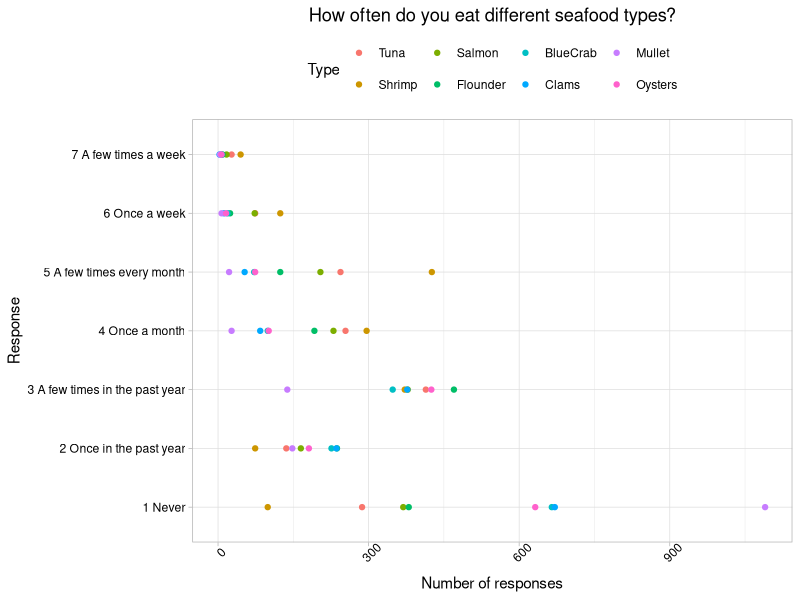
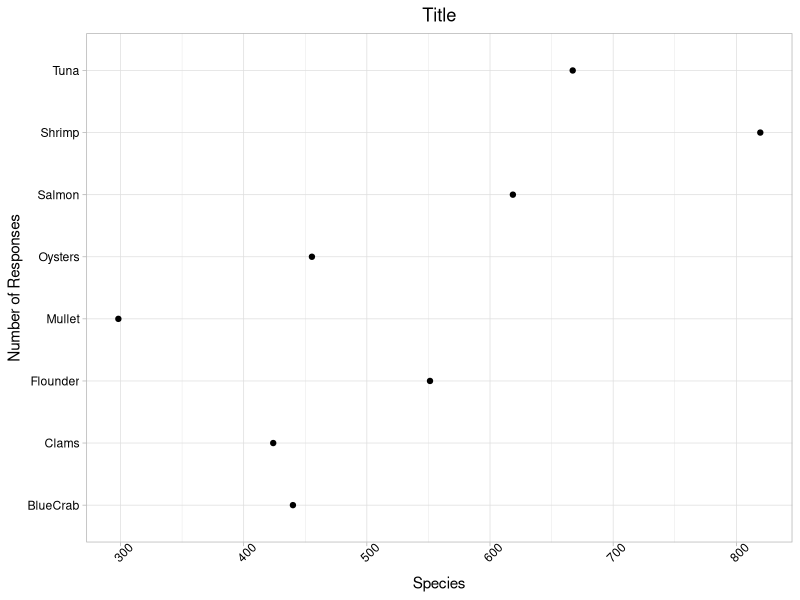
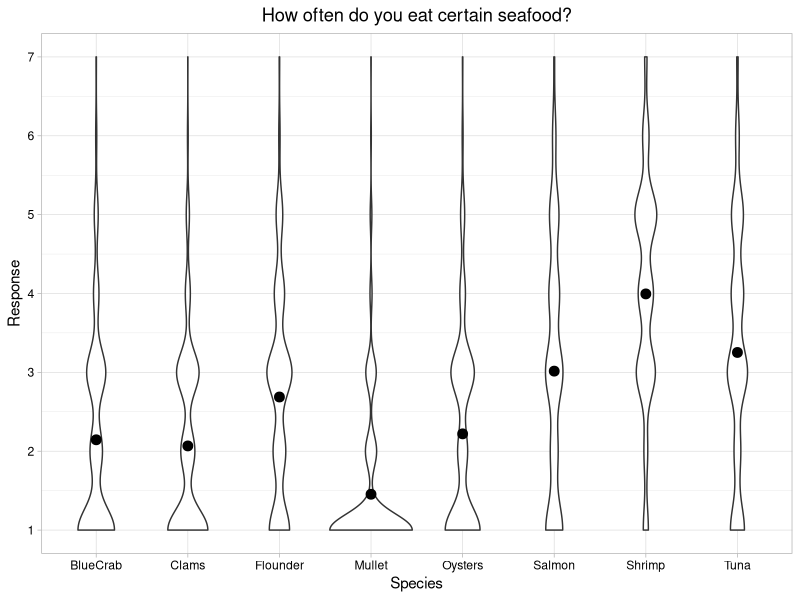
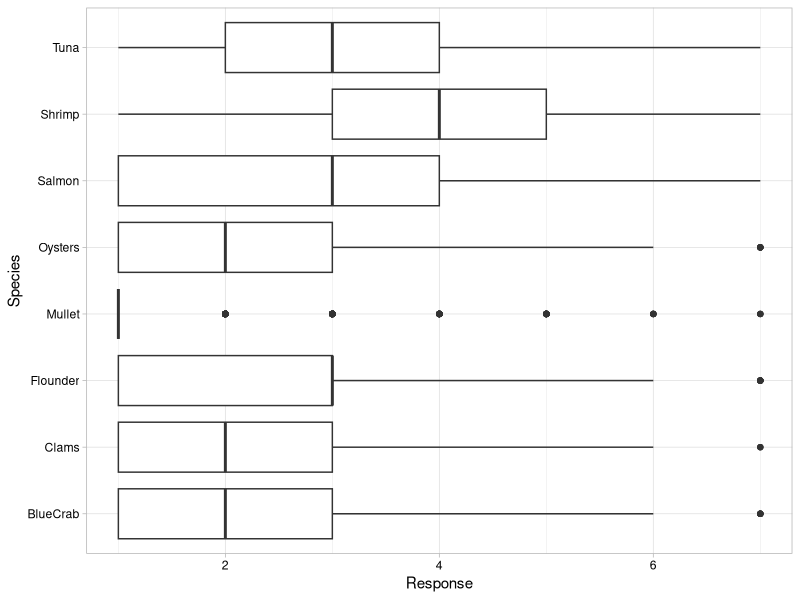
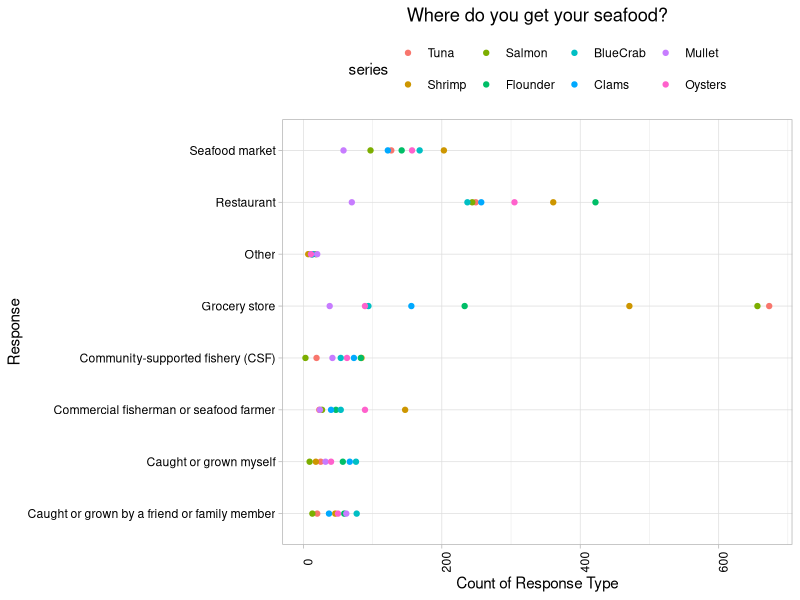
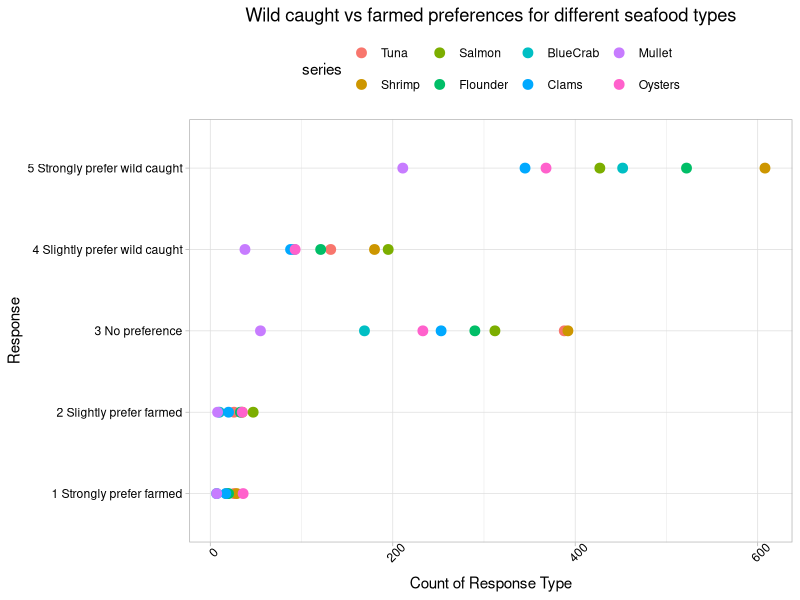
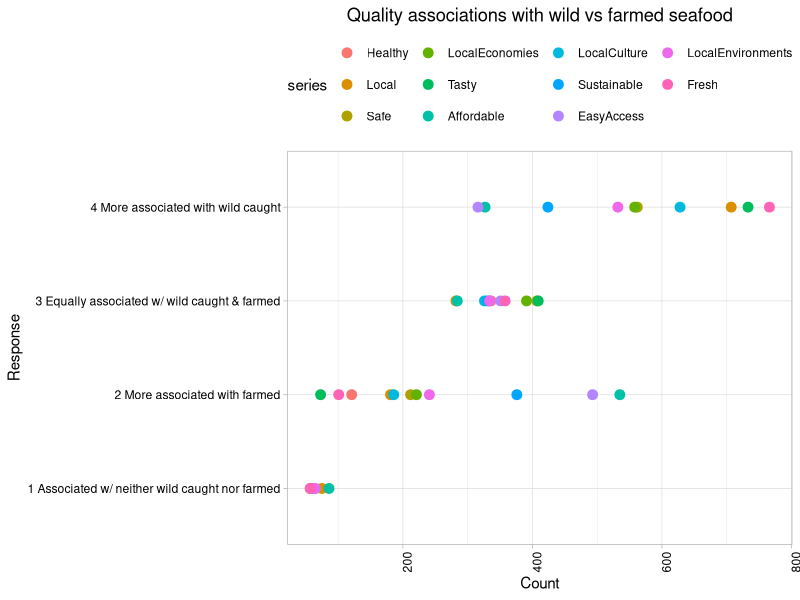
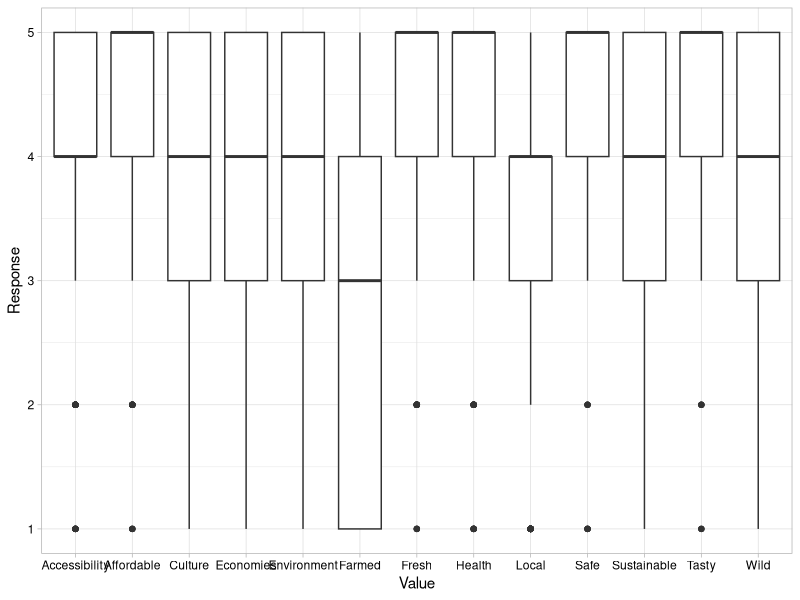

R code for these plots, in order:
## ---- chunk 1
knitr::opts_chunk$set(echo = TRUE)
## ---- chunk 2
getwd()
library(tidyverse)
library(ggplot2)
library(reshape2)

survey.dat <- read.csv("./AquacultureSurveyData.csv")
survey.codes <- read.csv("./AquacultureSurveyCodes.csv")

# Set ggplot theme
mytheme <- theme_light() +
  theme(axis.text = element_text(color = "black"), 
        legend.position = "top")
theme_set(mytheme)
## ---- chunk 3
freq.sp <- select(survey.dat, Frequency_Tuna:Frequency_Oysters)

freq.sp.Tuna <- as.data.frame(table(freq.sp$Frequency_Tuna))
freq.sp.Shrimp <- as.data.frame(table(freq.sp$Frequency_Shrimp))
freq.sp.Salmon <- as.data.frame(table(freq.sp$Frequency_Salmon))
freq.sp.Flounder <- as.data.frame(table(freq.sp$Frequency_Flounder))
freq.sp.BlueCrab <- as.data.frame(table(freq.sp$Frequency_BlueCrab))
freq.sp.Clams <- as.data.frame(table(freq.sp$Frequency_Clams))
freq.sp.Mullet <- as.data.frame(table(freq.sp$Frequency_Mullet))
freq.sp.Oysters <- as.data.frame(table(freq.sp$Frequency_Oysters))

freq.sp.summary <- freq.sp.Tuna %>% 
  left_join(freq.sp.Shrimp, by = "Var1") %>% 
  left_join(freq.sp.Salmon, by = "Var1") %>% 
  left_join(freq.sp.Flounder, by = "Var1") %>% 
  left_join(freq.sp.BlueCrab, by = "Var1") %>% 
  left_join(freq.sp.Clams, by = "Var1") %>% 
  left_join(freq.sp.Mullet, by = "Var1") %>% 
  left_join(freq.sp.Oysters, by = "Var1")
freq.sp.summary <- freq.sp.summary %>% 
  rename(Response = Var1,
         Tuna = Freq.x,
         Shrimp = Freq.y,
         Salmon = Freq.x.x,
         Flounder = Freq.y.y,
         BlueCrab = Freq.x.x.x,
         Clams = Freq.y.y.y,
         Mullet = Freq.x.x.x.x,
         Oysters = Freq.y.y.y.y)

freq.response.meaning <- c("1 Never", 
                           "2 Once in the past year", 
                           "3 A few times in the past year",
                           "4 Once a month",
                           "5 A few times every month",
                           "6 Once a week",
                           "7 A few times a week")

freq.sp.summary$Response_Explanation <- freq.response.meaning

#melt data frame into long format
freq.sp.summary.long <- melt(freq.sp.summary,  id.vars = 'Response_Explanation', variable.name = 'series')
freq.sp.summary.long <- freq.sp.summary.long[-c(1, 2, 3, 4, 5, 6, 7), ]
freq.sp.summary.long$value <- as.numeric(freq.sp.summary.long$value)

#create plot for each column in data frame
ggplot(freq.sp.summary.long, aes(y=Response_Explanation, x=value)) +
  geom_point(aes(colour = series)) + 
  labs(title ="How often do you eat different seafood types?",
       x="Number of responses",
       y="Response",
       color = "Type") + 
  theme(axis.text.x = element_text(angle = 45), 
        plot.title = element_text(hjust=0.5))

## ---- chunk 4
#which species are eaten most frequently
freq.sp.summary$Response <- as.numeric(freq.sp.summary$Response)
freq.sp.summary.which <- freq.sp.summary %>% 
  mutate(Tuna.freq = Tuna * Response,
         Shrimp.freq = Shrimp * Response,
         Salmon.freq = Salmon * Response,
         Flounder.freq = Flounder * Response,
         BlueCrab.freq = BlueCrab * Response,
         Clams.freq = Clams * Response,
         Mullet.freq = Mullet * Response,
         Oysters.freq = Oysters * Response) %>% 
  select(Response, Response_Explanation:Oysters.freq) %>% 
  summarize(Tuna = mean(Tuna.freq),
            Shrimp = mean(Shrimp.freq),
            Salmon = mean(Salmon.freq),
            Flounder = mean(Flounder.freq),
            BlueCrab = mean(BlueCrab.freq),
            Clams = mean(Clams.freq),
            Mullet = mean(Mullet.freq),
            Oysters = mean(Oysters.freq)) %>% 
  pivot_longer(Tuna:Oysters, names_to = "Species", values_to = "ResponseMean")

#plot most frequently eaten sp
ggplot(freq.sp.summary.which) +
  geom_point(aes(y = Species, x = ResponseMean)) + 
  labs(title = "Title", 
       y = "Number of Responses", 
       x = "Species") + 
  theme(axis.text.x = element_text(angle = 45), 
        plot.title = element_text(hjust=0.5))
## ---- chunk 5
freq.sp.pivot <- freq.sp %>% 
  rename(Tuna = Frequency_Tuna,
         Shrimp = Frequency_Shrimp,
         Salmon = Frequency_Salmon,
         Flounder = Frequency_Flounder,
         BlueCrab = Frequency_BlueCrab,
         Clams = Frequency_Clams,
         Mullet = Frequency_Mullet,
         Oysters = Frequency_Oysters) %>% 
  pivot_longer(Tuna:Oysters, names_to = "Species", values_to = "Response") %>% 
  mutate(Response = Response + 1)

freq.sp.mean <- freq.sp %>% 
  mutate(Frequency_Tuna = Frequency_Tuna + 1,
         Frequency_Shrimp = Frequency_Shrimp + 1,
         Frequency_Salmon = Frequency_Salmon + 1,
         Frequency_Flounder = Frequency_Flounder + 1,
         Frequency_BlueCrab = Frequency_BlueCrab + 1,
         Frequency_Clams = Frequency_Clams + 1,
         Frequency_Mullet = Frequency_Mullet + 1,
         Frequency_Oysters = Frequency_Oysters + 1) %>% 
  summarize(Tuna = mean(Frequency_Tuna),
            Shrimp = mean(Frequency_Shrimp),
            Salmon = mean(Frequency_Salmon),
            Flounder = mean(Frequency_Flounder),
            BlueCrab = mean(Frequency_BlueCrab),
            Clams = mean(Frequency_Clams),
            Mullet = mean(Frequency_Mullet),
            Oysters = mean(Frequency_Oysters)) %>% 
  pivot_longer(Tuna:Oysters, names_to = "Species", values_to = "Mean")

# Violin plot
freq.pivot.violin <- ggplot() +
  geom_violin(data = freq.sp.pivot, aes(x = Species, y = Response)) +
  geom_point(data = freq.sp.mean, aes(x = Species, y = Mean), size = 3) +
  labs(title = "How often do you eat certain seafood?") + 
  scale_y_continuous(limits = c(1,7), breaks = c(1:7)) +
  theme(plot.title = element_text(hjust=0.5))
freq.pivot.violin

# Box plot
freq.pivot.box <-
  ggplot(freq.sp.pivot, aes(y = Species, x = Response)) +
  geom_boxplot()
freq.pivot.box
## ---- chunk 6
where.sp <- select(survey.dat, Where_Tuna:Where_Oysters)

where.sp.Tuna <- as.data.frame(table(where.sp$Where_Tuna))
where.sp.Shrimp <- as.data.frame(table(where.sp$Where_Shrimp))
where.sp.Salmon <- as.data.frame(table(where.sp$Where_Salmon))
where.sp.Flounder <- as.data.frame(table(where.sp$Where_Flounder))
where.sp.BlueCrab <- as.data.frame(table(where.sp$Where_BlueCrab))
where.sp.Clams <- as.data.frame(table(where.sp$Where_Clams))
where.sp.Mullet <- as.data.frame(table(where.sp$Where_Mullet))
where.sp.Oysters <- as.data.frame(table(where.sp$Where_Oysters))

where.sp.summary <- where.sp.Tuna %>% 
  left_join(where.sp.Shrimp, by = "Var1") %>% 
  left_join(where.sp.Salmon, by = "Var1") %>% 
  left_join(where.sp.Flounder, by = "Var1") %>% 
  left_join(where.sp.BlueCrab, by = "Var1") %>% 
  left_join(where.sp.Clams, by = "Var1") %>% 
  left_join(where.sp.Mullet, by = "Var1") %>% 
  left_join(where.sp.Oysters, by = "Var1")
where.sp.summary <- where.sp.summary %>% 
  rename(Response = Var1,
         Tuna = Freq.x,
         Shrimp = Freq.y,
         Salmon = Freq.x.x,
         Flounder = Freq.y.y,
         BlueCrab = Freq.x.x.x,
         Clams = Freq.y.y.y,
         Mullet = Freq.x.x.x.x,
         Oysters = Freq.y.y.y.y)

where.response.meaning <- c("Caught or grown myself", 
                           "Caught or grown by a friend or family member", 
                           "Grocery store",
                           "Restaurant",
                           "Seafood market",
                           "Commercial fisherman or seafood farmer",
                           "Community-supported fishery (CSF)",
                           "Other")

where.sp.summary$Response_Explanation <- where.response.meaning

#melt data frame into long format
where.sp.summary.long <- melt(where.sp.summary,  id.vars = 'Response_Explanation', variable.name = 'series')
where.sp.summary.long <- where.sp.summary.long[-c(1, 2, 3, 4, 5, 6, 7, 8), ]
where.sp.summary.long$value <- as.numeric(where.sp.summary.long$value)

#create plot for each column in data frame
ggplot(where.sp.summary.long, aes(y=Response_Explanation, x=value)) +
  geom_point(aes(colour = series)) + 
  labs(title ="Where do you get your seafood?",
       x="Count of Response Type",
       y="Response") + 
  theme(axis.text.x = element_text(angle = 90), 
        plot.title = element_text(hjust=0.5))
## ---- chunk 7
pref.sp <- select(survey.dat, Preference_Tuna:Preference_Oysters)

pref.sp.Tuna <- as.data.frame(table(pref.sp$Preference_Tuna))
pref.sp.Shrimp <- as.data.frame(table(pref.sp$Preference_Shrimp))
pref.sp.Salmon <- as.data.frame(table(pref.sp$Preference_Salmon))
pref.sp.Flounder <- as.data.frame(table(pref.sp$Preference_Flounder))
pref.sp.BlueCrab <- as.data.frame(table(pref.sp$Preference_BlueCrab))
pref.sp.Clams <- as.data.frame(table(pref.sp$Preference_Clams))
pref.sp.Mullet <- as.data.frame(table(pref.sp$Preference_Mullet))
pref.sp.Oysters <- as.data.frame(table(pref.sp$Preference_Oysters))

pref.sp.summary <- pref.sp.Tuna %>% 
  left_join(pref.sp.Shrimp, by = "Var1") %>% 
  left_join(pref.sp.Salmon, by = "Var1") %>% 
  left_join(pref.sp.Flounder, by = "Var1") %>% 
  left_join(pref.sp.BlueCrab, by = "Var1") %>% 
  left_join(pref.sp.Clams, by = "Var1") %>% 
  left_join(pref.sp.Mullet, by = "Var1") %>% 
  left_join(pref.sp.Oysters, by = "Var1")
pref.sp.summary <- pref.sp.summary %>% 
  rename(Response = Var1,
         Tuna = Freq.x,
         Shrimp = Freq.y,
         Salmon = Freq.x.x,
         Flounder = Freq.y.y,
         BlueCrab = Freq.x.x.x,
         Clams = Freq.y.y.y,
         Mullet = Freq.x.x.x.x,
         Oysters = Freq.y.y.y.y)

pref.sp.summary <- pref.sp.summary[-c(6),]

pref.response.meaning <- c("5 Strongly prefer wild caught", 
                           "4 Slightly prefer wild caught", 
                           "3 No preference",
                           "2 Slightly prefer farmed",
                           "1 Strongly prefer farmed")

pref.sp.summary$Response_Explanation <- pref.response.meaning

#melt data frame into long format
pref.sp.summary.long <- melt(pref.sp.summary,  id.vars = 'Response_Explanation', variable.name = 'series')
pref.sp.summary.long <- pref.sp.summary.long[-c(1, 2, 3, 4, 5, 6), ]
pref.sp.summary.long$value <- as.numeric(pref.sp.summary.long$value)

#create plot for each column in data frame
ggplot(pref.sp.summary.long, aes(y=Response_Explanation, x=value)) +
  geom_point(aes(colour = series), size = 3) + 
  labs(title ="Wild caught vs farmed preferences for different seafood types",
       x="Count of Response Type",
       y="Response") + 
  theme(axis.text.x = element_text(angle = 45), 
        plot.title = element_text(hjust=0.5))
## ---- chunk 8
qual.sp <- select(survey.dat, Qualities_Healthy:Qualities_Fresh)

qual.sp.Healthy <- as.data.frame(table(qual.sp$Qualities_Healthy))
qual.sp.Local <- as.data.frame(table(qual.sp$Qualities_Local))
qual.sp.Safe <- as.data.frame(table(qual.sp$Qualities_Safe))
qual.sp.Local_Economies <- as.data.frame(table(qual.sp$Qualities_Local_Economies))
qual.sp.Tasty <- as.data.frame(table(qual.sp$Qualities_Tasty))
qual.sp.Affordable <- as.data.frame(table(qual.sp$Qualities_Affordable))
qual.sp.Local_Culture <- as.data.frame(table(qual.sp$Qualities_Local_Culture))
qual.sp.Sustainable <- as.data.frame(table(qual.sp$Qualities_Sustainable))
qual.sp.Easy_Access <- as.data.frame(table(qual.sp$Qualities_Easy_Access))
qual.sp.Local_Environments <- as.data.frame(table(qual.sp$Qualities_Local_Environments))
qual.sp.Fresh <- as.data.frame(table(qual.sp$Qualities_Fresh))

qual.sp.summary <- qual.sp.Healthy %>% 
  left_join(qual.sp.Local, by = "Var1") %>% 
  left_join(qual.sp.Safe, by = "Var1") %>% 
  left_join(qual.sp.Local_Economies, by = "Var1") %>% 
  left_join(qual.sp.Tasty, by = "Var1") %>% 
  left_join(qual.sp.Affordable, by = "Var1") %>% 
  left_join(qual.sp.Local_Culture, by = "Var1") %>% 
  left_join(qual.sp.Sustainable, by = "Var1") %>%
  left_join(qual.sp.Easy_Access, by = "Var1") %>%
  left_join(qual.sp.Local_Environments, by = "Var1") %>%
  left_join(qual.sp.Fresh, by = "Var1")
qual.sp.summary <- qual.sp.summary %>% 
  rename(Response = Var1,
         Healthy = Freq.x,
         Local = Freq.y,
         Safe = Freq.x.x,
         LocalEconomies = Freq.y.y,
         Tasty = Freq.x.x.x,
         Affordable = Freq.y.y.y,
         LocalCulture = Freq.x.x.x.x,
         Sustainable = Freq.y.y.y.y,
         EasyAccess = Freq.x.x.x.x.x,
         LocalEnvironments = Freq.y.y.y.y.y,
         Fresh = Freq)

qual.sp.summary <- qual.sp.summary[-c(5),]

qual.response.meaning <- c("4 More associated with wild caught", 
                           "3 Equally associated w/ wild caught & farmed", 
                           "2 More associated with farmed",
                           "1 Associated w/ neither wild caught nor farmed")

qual.sp.summary$Response_Explanation <- qual.response.meaning

#melt data frame into long format
qual.sp.summary.long <- melt(qual.sp.summary,  id.vars = 'Response_Explanation', variable.name = 'series')
qual.sp.summary.long <- qual.sp.summary.long[-c(1, 2, 3, 4, 5), ]
qual.sp.summary.long$value <- as.numeric(qual.sp.summary.long$value)

#create plot for each column in data frame
ggplot(qual.sp.summary.long, aes(y=Response_Explanation, x=value)) +
  geom_point(aes(colour = series), size = 3) + 
  labs(title ="Quality associations with wild vs farmed seafood",
       x="Count",
       y="Response") + 
  theme(axis.text.x = element_text(angle = 90), 
        plot.title = element_text(hjust=0.5))
## ---- chunk 9
importance <- survey.dat %>% 
  select(Importance_Health:Importance_Farmed, Age_corrected, Gender_original, Education, Political_Party, Race1, Income) %>% 
   rename(Health = Importance_Health,
         Local = Importance_Local,
         Safe = Importance_Safe,
         Economies = Importance_Local_Economies,
         Tasty = Importance_Tasty,
         Affordable = Importance_Affordable,
         Culture = Importance_Local_Culture,
         Sustainable = Importance_Sustainable,
         Accessibility = Importance_Easy_Access,
         Environment = Importance_Local_Environments,
         Fresh = Importance_Fresh,
         Wild = Importance_Wild,
         Farmed = Importance_Farmed,
         Age = Age_corrected,
         Gender = Gender_original) %>% 
  filter(Education != 8, Gender == 1 | Gender == 2, Age != 8, Political_Party == 1 | Political_Party == 2, Race1 != 8 | Race1 != 9, Income != 8)

columnnames <- c("Age", "Gender", "Education", "Political_Party", "Race1", "Income")
importance[columnnames] <- lapply(importance[columnnames], factor)

import.pivot <- importance %>% 
  pivot_longer(Health:Farmed, names_to = "Value", values_to = "Response")

# Box plot
import.pivot.box <-
  ggplot(import.pivot, aes(x = Value, y = Response)) +
  geom_boxplot()
import.pivot.box  #doesn't show much honestly

# exploring demographics to see if there are any w/ few numbers
summary(importance$Age)
summary(importance$Gender)
summary(importance$Education) #only 7 people at ed level 7 doctorate
summary(importance$Political_Party)
summary(importance$Race1) #low numbers of 4-7 - might want to narrow to just 1, 2, 3 (white, latino, black)
summary(importance$Income)

# distribution of selected values
sust <- summary(importance$Sustainable)
sust[4]

import.summary <- importance %>% 
  summarize(Health = mean(Health),
            Local = mean(Local),
            Safe = mean(Safe),
            Economies = mean(Economies),
            Tasty = mean(Tasty),
            Affordable = mean(Affordable),
            Culture = mean(Culture),
            Sustainable = mean(Sustainable),
            Accessible = mean(Accessibility),
            Environment = mean(Environment),
            Fresh = mean(Fresh),
            Wild = mean(Wild),
            Farmed = mean(Farmed)) %>% 
  pivot_longer(Health:Farmed, names_to = "Value", values_to = "Mean")

ggplot(import.summary, aes(x = Value, y = Mean)) +
  geom_point(size = 3) +
  scale_y_continuous(limits = c(1,5)) +
  theme(axis.text.x = element_text(angle = 45, vjust = 0.65), 
        plot.title = element_text(hjust=0.5)) +
  labs(title = "Relative Importance of Values Associated with Seafood", 
       y = "Relative Importance (mean)", 
       x = "Values")
## ---- chunk 10
#models
importance.lm.age <- lm(data = importance, Wild ~ Age)
summary(importance.lm.age) #older people care more about wild?

importance.lm.gender <- lm(data = importance, Wild ~ Gender)
summary(importance.lm.gender) # no difference

importance.lm.education <- lm(data = importance, Wild ~ Education)
summary(importance.lm.education) # ed3 significant

importance.lm.political <- lm(data = importance, Wild ~ Political_Party)
summary(importance.lm.political) # no significance

importance.lm.race <- lm(data = importance, Wild ~ Race1)
summary(importance.lm.race) # no significance

importance.lm.income <- lm(data = importance, Wild ~ Income)
summary(importance.lm.income) # 

importance.lm.age.gender <- lm(data = importance, Wild ~ Age * Gender)
summary(importance.lm.age.gender) #

importance.plot <- ggplot(importance, aes(x = Education, y = Wild)) +
  geom_jitter()
importance.plot
## ---- chunk 11
#models
fresh.lm.age <- lm(data = importance, Fresh ~ Age)
summary(fresh.lm.age) #older people care more about fresh

fresh.lm.gender <- lm(data = importance, Fresh ~ Gender)
summary(fresh.lm.gender) # no difference

fresh.lm.education <- lm(data = importance, Fresh ~ Education)
summary(fresh.lm.education) # ed3 significant

fresh.lm.political <- lm(data = importance, Fresh ~ Political_Party)
summary(fresh.lm.political) # no significance

fresh.lm.race <- lm(data = importance, Fresh ~ Race1)
summary(fresh.lm.race) # no significance

fresh.lm.income <- lm(data = importance, Fresh ~ Income)
summary(fresh.lm.income) # no significance

fresh.lm.age.gender <- lm(data = importance, Fresh ~ Age * Gender)
summary(fresh.lm.age.gender) #

#example plot?
fresh.plot <- ggplot(importance, aes(x = Education, y = Fresh)) +
  geom_jitter()
fresh.plot
## ---- chunk 12
summary(importance$Sustainable)

sust.lm.age <- lm(data = importance, Sustainable ~ Age)
summary(sust.lm.age) #age 6 cares slightly more

sust.lm.gender <- lm(data = importance, Sustainable ~ Gender)
summary(sust.lm.gender) # no difference

sust.lm.education <- lm(data = importance, Sustainable ~ Education)
summary(sust.lm.education) # ed3 significant

sust.lm.political <- lm(data = importance, Sustainable ~ Political_Party)
summary(sust.lm.political) # no significance

sust.lm.race <- lm(data = importance, Sustainable ~ Race1)
summary(sust.lm.race) # no significance

sust.lm.income <- lm(data = importance, Sustainable ~ Income)
summary(sust.lm.income) # no significance

sust.lm.age.gender <- lm(data = importance, Sustainable ~ Age * Gender)
summary(sust.lm.age.gender) #

sust.plot <- ggplot(importance, aes(x = Education, y = Sustainable)) +
  geom_jitter()
sust.plot
## ---- chunk 13
summary(importance$Local)

local.lm.age <- lm(data = importance, Local ~ Age)
summary(local.lm.age) #age 6 cares slightly more

local.lm.gender <- lm(data = importance, Local ~ Gender)
summary(local.lm.gender) # no difference

local.lm.education <- lm(data = importance, Local ~ Education)
summary(local.lm.education) # ed3 significant

local.lm.political <- lm(data = importance, Local ~ Political_Party)
summary(local.lm.political) # no significance

local.lm.race <- lm(data = importance, Local ~ Race1)
summary(local.lm.race) # no significance

local.lm.income <- lm(data = importance, Local ~ Income)
summary(local.lm.income) # no significance

local.lm.age.gender <- lm(data = importance, Local ~ Age * Gender)
summary(local.lm.age.gender) #

local.plot <- ggplot(importance, aes(x = Education, y = Local)) +
  geom_jitter()
local.plot
